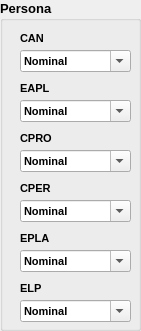
  <widget class="QGroupBox" name="groupBox_3">
   <property name="geometry">
    <rect>
     <x>370</x>
     <y>340</y>
     <width>141</width>
     <height>331</height>
    </rect>
   </property>
   <property name="font">
    <font>
     <pointsize>10</pointsize>
     <weight>75</weight>
     <bold>true</bold>
    </font>
   </property>
   <property name="title">
    <string>Persona</string>
   </property>
   <widget class="QLabel" name="label_13">
    <property name="geometry">
     <rect>
      <x>20</x>
      <y>80</y>
      <width>71</width>
      <height>16</height>
     </rect>
    </property>
    <property name="font">
     <font>
      <pointsize>8</pointsize>
      <weight>75</weight>
      <bold>true</bold>
     </font>
    </property>
    <property name="text">
     <string>EAPL</string>
    </property>
   </widget>
   <widget class="QComboBox" name="comboBox_9">
    <property name="geometry">
     <rect>
      <x>20</x>
      <y>200</y>
      <width>111</width>
      <height>22</height>
     </rect>
    </property>
    <property name="font">
     <font>
      <pointsize>8</pointsize>
      <weight>75</weight>
      <bold>true</bold>
     </font>
    </property>
    <property name="editable">
     <bool>true</bool>
    </property>
    <property name="currentText">
     <string>Nominal</string>
    </property>
    <property name="currentIndex">
     <number>2</number>
    </property>
    <item>
     <property name="text">
      <string>Muy baja</string>
     </property>
    </item>
    <item>
     <property name="text">
      <string>Baja</string>
     </property>
    </item>
    <item>
     <property name="text">
      <string>Nominal</string>
     </property>
    </item>
    <item>
     <property name="text">
      <string>Alto </string>
     </property>
    </item>
    <item>
     <property name="text">
      <string>Muy alto</string>
     </property>
    </item>
    <item>
     <property name="text">
      <string>Extra alto</string>
     </property>
    </item>
   </widget>
   <widget class="QLabel" name="label_14">
    <property name="geometry">
     <rect>
      <x>20</x>
      <y>180</y>
      <width>71</width>
      <height>16</height>
     </rect>
    </property>
    <property name="font">
     <font>
      <pointsize>8</pointsize>
      <weight>75</weight>
      <bold>true</bold>
     </font>
    </property>
    <property name="text">
     <string>CPER</string>
    </property>
   </widget>
   <widget class="QComboBox" name="comboBox_10">
    <property name="geometry">
     <rect>
      <x>20</x>
      <y>150</y>
      <width>111</width>
      <height>22</height>
     </rect>
    </property>
    <property name="font">
     <font>
      <pointsize>8</pointsize>
      <weight>75</weight>
      <bold>true</bold>
     </font>
    </property>
    <property name="editable">
     <bool>true</bool>
    </property>
    <property name="currentText">
     <string>Nominal</string>
    </property>
    <property name="currentIndex">
     <number>2</number>
    </property>
    <item>
     <property name="text">
      <string>Muy baja</string>
     </property>
    </item>
    <item>
     <property name="text">
      <string>Baja</string>
     </property>
    </item>
    <item>
     <property name="text">
      <string>Nominal</string>
     </property>
    </item>
    <item>
     <property name="text">
      <string>Alto </string>
     </property>
    </item>
    <item>
     <property name="text">
      <string>Muy alto</string>
     </property>
    </item>
    <item>
     <property name="text">
      <string>Extra alto</string>
     </property>
    </item>
   </widget>
   <widget class="QComboBox" name="comboBox_11">
    <property name="geometry">
     <rect>
      <x>20</x>
      <y>50</y>
      <width>111</width>
      <height>22</height>
     </rect>
    </property>
    <property name="font">
     <font>
      <pointsize>8</pointsize>
      <weight>75</weight>
      <bold>true</bold>
     </font>
    </property>
    <property name="editable">
     <bool>true</bool>
    </property>
    <property name="currentText">
     <string>Nominal</string>
    </property>
    <property name="currentIndex">
     <number>2</number>
    </property>
    <item>
     <property name="text">
      <string>Muy baja</string>
     </property>
    </item>
    <item>
     <property name="text">
      <string>Baja</string>
     </property>
    </item>
    <item>
     <property name="text">
      <string>Nominal</string>
     </property>
    </item>
    <item>
     <property name="text">
      <string>Alto </string>
     </property>
    </item>
    <item>
     <property name="text">
      <string>Muy alto</string>
     </property>
    </item>
    <item>
     <property name="text">
      <string>Extra alto</string>
     </property>
    </item>
   </widget>
   <widget class="QLabel" name="label_15">
    <property name="geometry">
     <rect>
      <x>20</x>
      <y>130</y>
      <width>71</width>
      <height>16</height>
     </rect>
    </property>
    <property name="font">
     <font>
      <pointsize>8</pointsize>
      <weight>75</weight>
      <bold>true</bold>
     </font>
    </property>
    <property name="text">
     <string>CPRO</string>
    </property>
   </widget>
   <widget class="QLabel" name="label_16">
    <property name="geometry">
     <rect>
      <x>20</x>
      <y>30</y>
      <width>71</width>
      <height>16</height>
     </rect>
    </property>
    <property name="font">
     <font>
      <pointsize>8</pointsize>
      <weight>75</weight>
      <bold>true</bold>
     </font>
    </property>
    <property name="text">
     <string>CAN</string>
    </property>
   </widget>
   <widget class="QComboBox" name="comboBox_12">
    <property name="geometry">
     <rect>
      <x>20</x>
      <y>100</y>
      <width>111</width>
      <height>22</height>
     </rect>
    </property>
    <property name="font">
     <font>
      <pointsize>8</pointsize>
      <weight>75</weight>
      <bold>true</bold>
     </font>
    </property>
    <property name="editable">
     <bool>true</bool>
    </property>
    <property name="currentText">
     <string>Nominal</string>
    </property>
    <property name="currentIndex">
     <number>2</number>
    </property>
    <item>
     <property name="text">
      <string>Muy baja</string>
     </property>
    </item>
    <item>
     <property name="text">
      <string>Baja</string>
     </property>
    </item>
    <item>
     <property name="text">
      <string>Nominal</string>
     </property>
    </item>
    <item>
     <property name="text">
      <string>Alto </string>
     </property>
    </item>
    <item>
     <property name="text">
      <string>Muy alto</string>
     </property>
    </item>
    <item>
     <property name="text">
      <string>Extra alto</string>
     </property>
    </item>
   </widget>
   <widget class="QLabel" name="label_17">
    <property name="geometry">
     <rect>
      <x>20</x>
      <y>230</y>
      <width>71</width>
      <height>16</height>
     </rect>
    </property>
    <property name="font">
     <font>
      <pointsize>8</pointsize>
      <weight>75</weight>
      <bold>true</bold>
     </font>
    </property>
    <property name="text">
     <string>EPLA</string>
    </property>
   </widget>
   <widget class="QComboBox" name="comboBox_13">
    <property name="geometry">
     <rect>
      <x>20</x>
      <y>250</y>
      <width>111</width>
      <height>22</height>
     </rect>
    </property>
    <property name="font">
     <font>
      <pointsize>8</pointsize>
      <weight>75</weight>
      <bold>true</bold>
     </font>
    </property>
    <property name="editable">
     <bool>true</bool>
    </property>
    <property name="currentText">
     <string>Nominal</string>
    </property>
    <property name="currentIndex">
     <number>2</number>
    </property>
    <item>
     <property name="text">
      <string>Muy baja</string>
     </property>
    </item>
    <item>
     <property name="text">
      <string>Baja</string>
     </property>
    </item>
    <item>
     <property name="text">
      <string>Nominal</string>
     </property>
    </item>
    <item>
     <property name="text">
      <string>Alto </string>
     </property>
    </item>
    <item>
     <property name="text">
      <string>Muy alto</string>
     </property>
    </item>
    <item>
     <property name="text">
      <string>Extra alto</string>
     </property>
    </item>
   </widget>
   <widget class="QComboBox" name="comboBox_19">
    <property name="geometry">
     <rect>
      <x>20</x>
      <y>300</y>
      <width>111</width>
      <height>22</height>
     </rect>
    </property>
    <property name="font">
     <font>
      <pointsize>8</pointsize>
      <weight>75</weight>
      <bold>true</bold>
     </font>
    </property>
    <property name="editable">
     <bool>true</bool>
    </property>
    <property name="currentText">
     <string>Nominal</string>
    </property>
    <property name="currentIndex">
     <number>2</number>
    </property>
    <item>
     <property name="text">
      <string>Muy baja</string>
     </property>
    </item>
    <item>
     <property name="text">
      <string>Baja</string>
     </property>
    </item>
    <item>
     <property name="text">
      <string>Nominal</string>
     </property>
    </item>
    <item>
     <property name="text">
      <string>Alto </string>
     </property>
    </item>
    <item>
     <property name="text">
      <string>Muy alto</string>
     </property>
    </item>
    <item>
     <property name="text">
      <string>Extra alto</string>
     </property>
    </item>
   </widget>
   <widget class="QLabel" name="label_28">
    <property name="geometry">
     <rect>
      <x>20</x>
      <y>280</y>
      <width>71</width>
      <height>16</height>
     </rect>
    </property>
    <property name="font">
     <font>
      <pointsize>8</pointsize>
      <weight>75</weight>
      <bold>true</bold>
     </font>
    </property>
    <property name="text">
     <string>ELP</string>
    </property>
   </widget>
  </widget>
